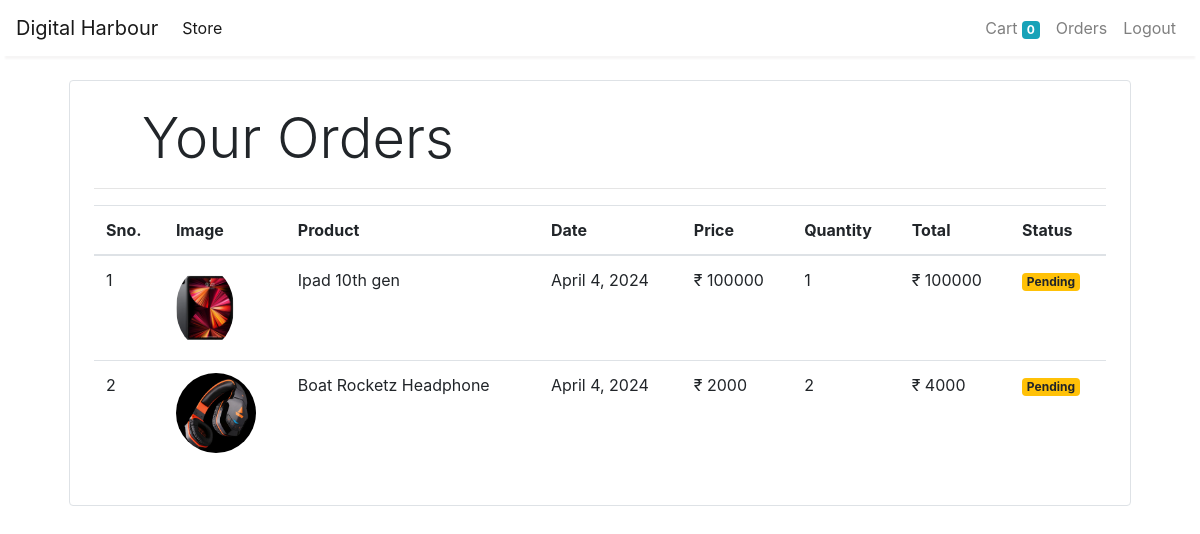
/orders (signed in), run on the app's committed database.
### store/models/orders.py (models this page shows, shortened)
class Order(models.Model):
    product = models.ForeignKey(Product,
                                on_delete=models.CASCADE)
    customer = models.ForeignKey(Customer,
                                 on_delete=models.CASCADE)
    quantity = models.IntegerField(default=1)
    price = models.IntegerField()
    address = models.CharField(max_length=50, default='', blank=True)
    phone = models.CharField(max_length=50, default='', blank=True)
    date = models.DateField(default=datetime.datetime.today)
    status = models.BooleanField(default=False)
    @staticmethod
    def get_orders_by_customer(customer_id):
        return Order.objects.filter(customer=customer_id).order_by('-date')

### store/models/product.py (models this page shows, shortened)
class Product(models.Model):
    name = models.CharField(max_length=50)
    price = models.IntegerField(default=0)
    category = models.ForeignKey(Category, on_delete=models.CASCADE, default=1)
    description = models.CharField(max_length=200, default='' , null=True , blank=True)
    image = models.ImageField(upload_to='uploads/products/')

### store/middlewares/auth.py (the view)
    def middleware(request):
        print(request.session.get('customer'))
        returnUrl = request.META['PATH_INFO']
        print(request.META['PATH_INFO'])
        if not request.session.get('customer'):
           return redirect(f'login?return_url={returnUrl}')
        response = get_response(request)
        return response

### store/templatetags/custom_filter.py (called while the page is built)
@register.filter(name='currency')
def currency(number):
    return "₹ "+str(number)

@register.filter(name='multiply')
def multiply(number , number1):
    return number * number1

### store/views.py (called while the page is built)
    def get(self, request):
        customer = request.session.get('customer')
        orders = Order.get_orders_by_customer(customer)
        print(orders)
        return render(request, 'orders.html', {'orders': orders})

### store/templates/orders.html
{% extends 'base.html' %}
{% block content %}
{% load cart %}
{% load custom_filter %}
<div class="container">
   <div class="border rounded p-4 m-4">
        <p class="display-4 pl-4 ml-4">Your Orders</p>
        <hr>
        <table class="table">
            <thead>
                <tr>
                    <th>Sno.</th>
                    <th>Image</th>
                    <th>Product</th>
                    <th>Date</th>
                    <th>Price</th>
                    <th>Quantity</th>
                    <th>Total</th>
                    <th>Status</th>
                </tr>
            </thead>
            <tbody>
                {% for order in orders %}
                <tr>
                    <td>{{forloop.counter}}</td>
                    <td><img style="height: 80px;" class="rounded-circle" src="{{order.product.image.url}}" alt=""></td>
                    <td>{{order.product.name}}</td>
                    <td>{{order.date}}</td>
                    <td>{{order.price|currency}}</td>
                    <td>{{order.quantity}}</td>
                    <td>{{order.quantity|multiply:order.price|currency}}</td>
                    {% if order.status %}
                    <td><small class="badge badge-success">Completed</small></td>
                    {%else%}
                    <td><small class="badge badge-warning">Pending</small></td>
                    {% endif %}
                </tr>
                {% endfor %}
            </tbody>
        </table>
   </div>
</div>
{% endblock %}

### data on the page
Order: product.image (picture), product.name "Ipad 10th gen", date "April 4, 2024", price "₹ 100000", quantity "1", quantity|multiply "₹ 100000", status "Pending"
Order: product.image (picture), product.name "Boat Rocketz Headphone", date "April 4, 2024", price "₹ 2000", quantity "2", quantity|multiply "₹ 4000", status "Pending"

### other printed values
{{ request.session.cart.keys|length }} "0"
